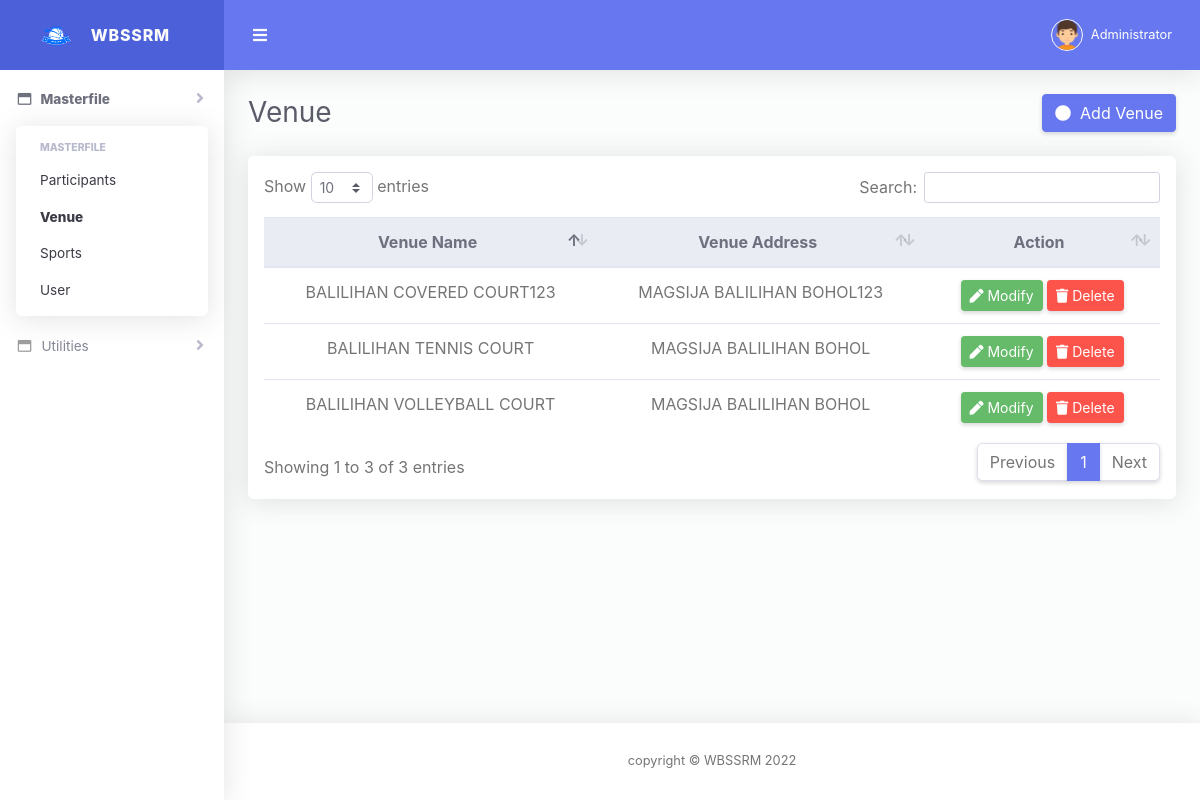
/venue.php (signed in), run on an earlier commit of the app's database.
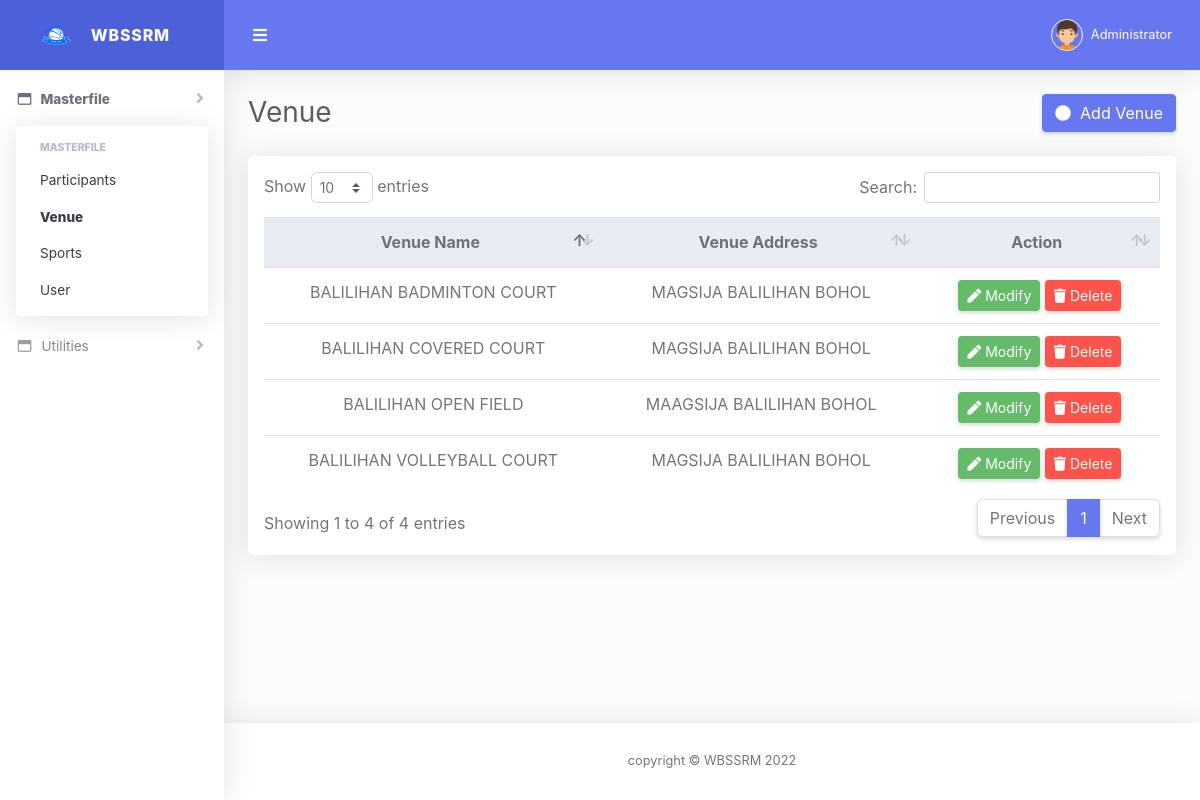
And on a later commit of the database.
### tables this page shows
CREATE TABLE `venue` (
  `venue_id` int(11) NOT NULL,
  `venue_name` varchar(50) NOT NULL,
  `venue_address` varchar(100) NOT NULL
);

### venue.php (the view, shortened to what this page needs)
<?php
  include_once('header.php');
?>
<div class="d-sm-flex align-items-center justify-content-between mb-4">
    <h1 class="h3 mb-0 text-gray-800">Venue</h1>
        <button class="btn btn-primary" data-toggle="modal" data-target="#addVenueModal" onclick=addvenue()><i class="fa fa-circle"></i>&nbsp;&nbsp;Add Venue</button>
</div>
<div class="row">
    <div class="col-lg-12">
        <div class="card mb-4">
        <div class="table-responsive p-3">
            <table class="table align-items-center table-flush table-hover" id="dataTable">
            <thead class="thead-light">
                <tr style="text-align:center">
                <th>Venue Name</th>
                <th>Venue Address</th>
                <th>Action</th>
                </tr>
            </thead>
            <tbody>
                <?php
                    $query = mysql_query("SELECT * FROM venue") or die(mysql_error());
                    while($row = mysql_fetch_array($query))
                    {
                    ?>  <tr style="text-align:center">
                            <td><?php echo $row['venue_name']; ?></td>
                            <td><?php echo $row['venue_address']; ?></td>
                            <td>
                                <button class="btn btn-success btn-sm" data-toggle="modal" data-target="#editVenueModal" onclick=editvenue(<?php echo $row['venue_id']; ?>)><i class="fa fa-pen"></i>  Modify</button>
                                <button class="btn btn-danger btn-sm" onclick=deletevenue(<?php echo $row['venue_id']; ?>)><i class="fa fa-trash"></i>  Delete</button>
                            </td>
                        </tr>
                    <?php
                    }
                ?>
            </tbody>
            </table>
        </div>
        </div>
    </div>
</div>
<?php
  include_once('footer.php');
?>

What changed in the data, as far as the page shows it:
changed venue: venue_name "BALILIHAN COVERED COURT123" → "BALILIHAN COVERED COURT"; venue_address "MAGSIJA BALILIHAN BOHOL123" → "MAGSIJA BALILIHAN BOHOL"
changed venue: venue_name "BALILIHAN TENNIS COURT" → "BALILIHAN BADMINTON COURT"
added venue: venue_name "BALILIHAN OPEN FIELD", venue_address "MAAGSIJA BALILIHAN BOHOL"
Also different on the page:
text written by a page script: "Show entries Search: Showing 1 to 3 of 3 entries Previous 1 Next" → "Show entries Search: Showing 1 to 4 of 4 entries Previous 1 Next"
